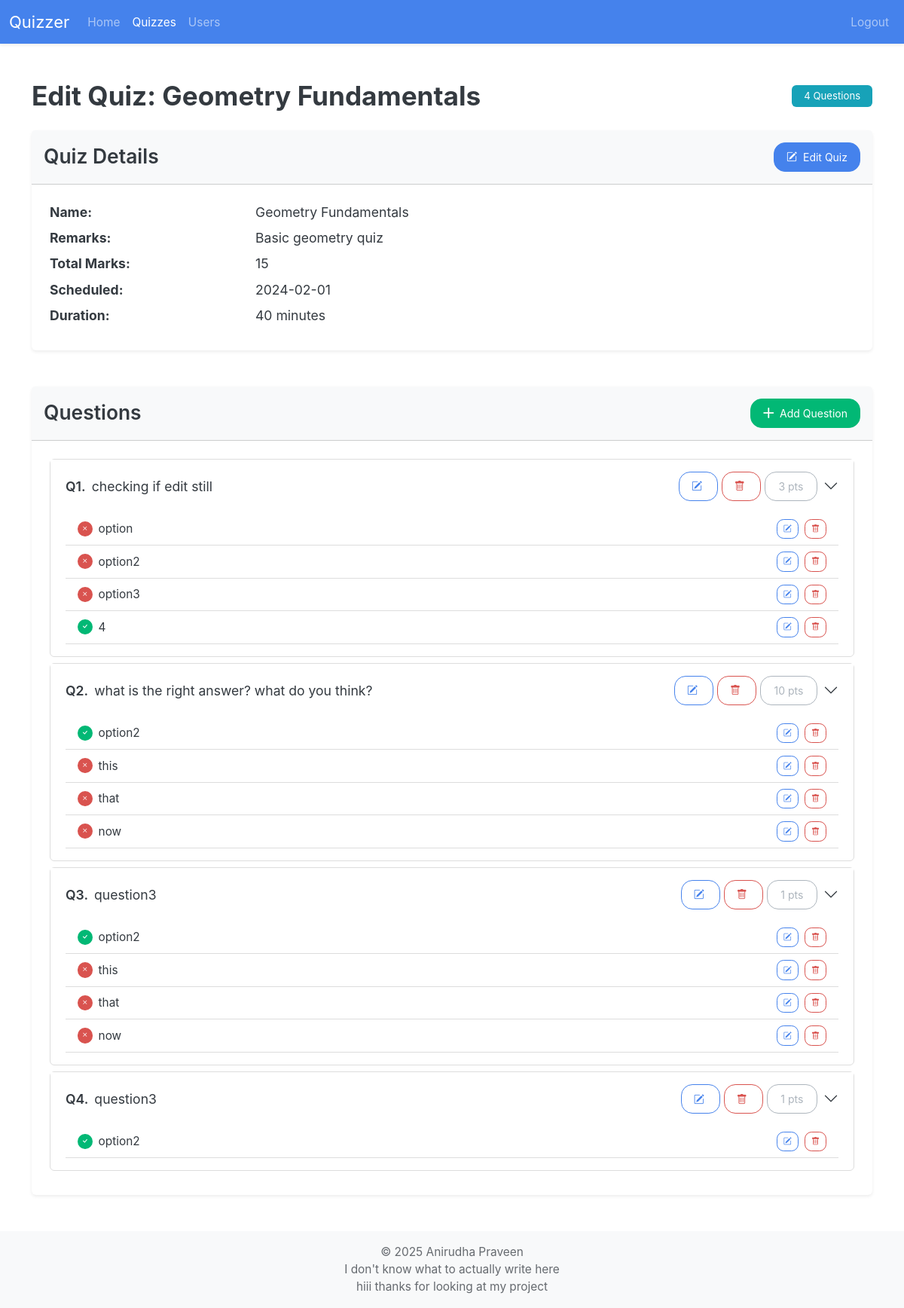
The app's page /admin/quiz/3 (signed in) with its own data.
### models/models.py (models this page shows)
class Quiz(db.Model):
    __tablename__ = "quiz"
    quiz_id: Mapped[id_pk]
    quiz_name: Mapped[str]
    chapter_id: Mapped[int]
    subject_id: Mapped[int]
    date: Mapped[Optional[date]]
    duration: Mapped[Optional[int]]  # minutes? hopefully
    remarks: Mapped[str]
    total_marks: Mapped[int] = mapped_column(default=0)
    questions: Mapped[List["Question"]] = relationship(
        back_populates="quiz", cascade="all,delete-orphan"
    )
    quiz_attempts: Mapped[List["QuizAttempt"]] = relationship(
        back_populates="quiz", cascade="all,delete-orphan"
    )
    chapter: Mapped["Chapter"] = relationship(back_populates="quizzes") # maybe change this
    __table_args__ = (
        ForeignKeyConstraint(
            ['subject_id', 'chapter_id'],  # Composite foreign key
            ['chapter.subject_id', 'chapter.chapter_id']
        ),
    )

class Question(db.Model):
    __tablename__ = "question"
    quiz_id: Mapped[int] = mapped_column(ForeignKey("quiz.quiz_id"))
    question_id: Mapped[id_pk]
    text: Mapped[str]
    marks: Mapped[int]
    quiz: Mapped["Quiz"] = relationship(back_populates="questions")
    options: Mapped[List["Option"]] = relationship(
        back_populates="question", cascade="all,delete-orphan"
    )
    is_msq: Mapped[bool] = mapped_column(default=False)

class Option(db.Model):
    __tablename__ = "option"
    option_id: Mapped[id_pk]
    question_id: Mapped[int] = mapped_column(ForeignKey("question.question_id"))
    text: Mapped[str]
    is_correct: Mapped[bool] = mapped_column(
        default=False
    )  # Assuming default is not correct
    question: Mapped["Question"] = relationship(back_populates="options")
    question_attempts: Mapped[List["QuestionAttempt"]] = relationship(
        secondary="selected_option",
        back_populates="selected_options"
    )

### routes/admin_routes.py (the view, shortened to what this page needs)
@admin_bp.route("quiz/<int:quiz_id>", methods=["GET", "POST"])
def edit_quiz(quiz_id):
    quiz = select_quiz(quiz_id)
    if not quiz:
        return jsonify({"errors":[f"quiz with quiz_id {quiz_id} not found"]}),404
    return render_template(
        "admin/quiz.html",
        quiz=quiz,
        quiz_form=QuizForm(),
        question_form=QuestionForm(),
        edit_question_form=editQuestionForm(),
        option_form=OptionForm()
    )

### app.py (called while the page is built)
@app.template_global()
def is_active(page_name):
    return "active" if request.endpoint == page_name else ""

### routes/__init__.py (called while the page is built)
def init_login_manager(app):
    login_manager = LoginManager()
    login_manager.init_app(app)
    login_manager.login_view = "auth.login"  # goes to the login() function in auth_bp
    @login_manager.user_loader
    def load_user(user_id):
        return db.session.scalar(select(User).where(User.user_id == user_id))

### routes/admin_routes.py (called while the page is built)
@admin_bp.before_request
def require_admin():
    if not current_user.is_authenticated or current_user.username != "admin":
        return current_app.login_manager.unauthorized()

### utils/db_utils.py (called while the page is built)
def select_quiz(quiz_id):
    return db.session.scalar(select(Quiz).where(Quiz.quiz_id == quiz_id))

### templates/admin/quiz.html (shortened to what this page needs)
{% extends "base.html" %}  {% block body %} {% include "admin/nav.html" %}
<div class="container py-5">
  <div class="d-flex justify-content-between align-items-center mb-4">
    <h2 class="mb-0 fw-bold">Edit Quiz: {{ quiz.quiz_name }}</h2>
    <span class="badge bg-info">{{ quiz.questions|length }} Questions</span>
  </div>
  <div class="card shadow-sm mb-5 border-0">
    <div
      class="card-header bg-light py-3 d-flex justify-content-between align-items-center"
    >
      <h4 class="mb-0 fw-semibold">Quiz Details</h4>
      <button
        class="btn btn-primary btn px-3"
        data-bs-toggle="modal"
        data-bs-target="#editQuizModal"
        data-bs-tooltip="tooltip"
        title="Edit quiz details"
        onclick='updateModalFormAction(
                "{{ url_for("admin.edit_quiz", quiz_id=quiz.quiz_id) }}",
                "editQuizModal",
                {{
                  {
                  "quiz_name": quiz.quiz_name,
                  "remarks": quiz.remarks,
                  "date": quiz.date.isoformat() if quiz.date else 0,
                  "duration": quiz.duration  if quiz.duration else "",
                  }
                }}
              )'
      >
        <i class="bi bi-pencil-square me-1"></i> Edit Quiz
      </button>
    </div>
    <div class="card-body p-4">
      <dl class="row mb-0">
        <dt class="col-sm-3">Name:</dt>
        <dd class="col-sm-9">{{ quiz.quiz_name }}</dd>
        <dt class="col-sm-3">Remarks:</dt>
        <dd class="col-sm-9">{{ quiz.remarks }}</dd>
        <dt class="col-sm-3">Total Marks:</dt>
        <dd class="col-sm-9">{{ quiz.total_marks}}</dd>
        {% if quiz.date %}
        <dt class="col-sm-3">Scheduled:</dt>
        <dd class="col-sm-9">{{ quiz.date }}</dd>
        {% endif %} {% if quiz.duration %}
        <dt class="col-sm-3">Duration:</dt>
        <dd class="col-sm-9">{{ quiz.duration }} minutes</dd>
        {% endif %}
      </dl>
    </div>
  </div>
  <div class="card shadow-sm border-0">
    <div
      class="card-header bg-light py-3 d-flex justify-content-between align-items-center"
    >
      <h4 class="mb-0 fw-semibold">Questions</h4>
      <button
        class="btn btn-success btn px-3"
        data-bs-toggle="modal"
        data-bs-target="#createQuestionModal"
        data-bs-tooltip="tooltip"
        title="Add new question"
      >
        <i class="bi bi-plus-lg me-1"></i> Add Question
      </button>
    </div>
    <div class="card-body p-4">
      {% if quiz.questions %}
      <div class="accordion accordion-flush" id="questionsAccordion">
        {% for question in quiz.questions %}
        <div class="accordion-item border mb-2 rounded">
          <h2 class="accordion-header" id="heading{{ question.question_id }}">
            <button
              class="accordion-button collapsed py-3"
              type="button"
              data-bs-toggle="collapse"
              data-bs-target="#collapse{{ question.question_id }}"
              aria-expanded="true"
              aria-controls="collapse{{ question.question_id }}"
            >
              <div class="d-flex align-items-center gap-2 w-100">
                <span class="fw-semibold">Q{{ loop.index }}.</span>
                <span class="flex-grow-1">{{ question.text }}</span>
                <span>
                  <a
                    class="btn btn-outline-primary btn px-3"
                    data-bs-toggle="modal"
                    data-bs-target="#editQuestionModal"
                    data-bs-tooltip="tooltip"
                    title="Edit question"
                    onclick='updateModalFormAction(
                    "{{ url_for("admin.edit_question", quiz_id=quiz.quiz_id, question_id=question.question_id) }}",
                    "editQuestionModal",
                    {{
                      {
                        "text": question.text,
                        "marks": question.marks,
                        }
                    }}
                  )'
                  >
                    <i class="bi bi-pencil-square me-1"></i>
                  </a>
                  <a
                    class="btn btn-outline-danger btn px-3"
                    data-bs-tooltip="tooltip"
                    title="Delete question"
                    onclick="handleDelete('{{ url_for('admin.edit_question', quiz_id=quiz.quiz_id, question_id=question.question_id) }}', '{{ question.text }}')"
                  >
                    <i class="bi bi-trash me-1"></i>
                  </a>
                  <a class="btn btn-outline-secondary"
                    >{{ question.marks }} pts</a
                  >
                </span>
              </div>
            </button>
          </h2>
          <div
            id="collapse{{ question.question_id }}"
            class="accordion-collapse expand"
            aria-labelledby="heading{{ question.question_id }}"
          >
            <div class="accordion-body pt-0">
              {% if question.options %}
              <div class="mt-0">
                <ul class="list-group list-group-flush">
                  {% for option in question.options %}
                  <li
                    class="list-group-item border-bottom py-2 d-flex align-items-center justify-content-between"
                  >
                    <div class="d-flex align-items-center gap-2">
                      {% if option.is_correct %}
                      <span class="badge bg-success rounded-circle p-1">
                        <i class="bi bi-check"></i>
                      </span>
                      {% else %}
                      <span class="badge bg-danger rounded-circle p-1">
                        <i class="bi bi-x"></i>
                      </span>
                      {% endif %}
                      <span>{{ option.text }}</span>
                    </div>
                    <div>
                      <a
                        class="btn btn-sm btn-outline-primary me-1"
                        data-bs-toggle="modal"
                        data-bs-target="#editOptionModal"
                        data-bs-tooltip="tooltip"
                        title="Edit option"
                        onclick='updateModalFormAction(
                                "{{ url_for("admin.edit_option", option_id=option.option_id) }}",
                                "editOptionModal",
                                {{
                                  {
                                    "text": option.text,
                                    "is_correct": option.is_correct,
                                  } | tojson
                                }}
                              )'
                      >
                        <i class="bi bi-pencil-square"></i>
                      </a>
                      <a
                        class="btn btn-sm btn-outline-danger"
                        data-bs-tooltip="tooltip"
                        title="Delete option"
                        onclick="handleDelete('{{ url_for('admin.edit_option', option_id=option.option_id) }}', '{{ option.text }}')"
                      >
                        <i class="bi bi-trash"></i>
                      </a>
                    </div>
                  </li>
                  {% endfor %}
                </ul>
              </div>
              {% else %}
              <p class="text-muted mt-3">No options found.</p>
              {% endif %}
            </div>
          </div>
        </div>
        {% endfor %}
      </div>
      {% else %}
      <div class="text-center py-5">
        <p class="text-muted mb-0">No questions added yet.</p>
      </div>
      {% endif %}
    </div>
  </div>
</div>
{% import "macros.html" as macros %} {{ macros.modal_form("editQuizModal", "Edit
url_for('admin.edit_option', option_id=0), option_form) }} {% endblock %}

### records on screen
Quiz: quiz_name "Geometry Fundamentals", remarks "Basic geometry quiz", total_marks "15", date "2024-02-01", duration "40"
Question: text "checking if edit still", marks "3"
Option: is_correct False (drawn), text "option"
Option: is_correct False (drawn), text "option2"
Option: is_correct False (drawn), text "option3"
Option: is_correct True (drawn), text "4"
Question: text "what is the right answer? what do you think?", marks "10"
Option: is_correct True (drawn), text "option2"
Option: is_correct False (drawn), text "this"
Option: is_correct False (drawn), text "that"
Option: is_correct False (drawn), text "now"
Question: text "question3", marks "1"
Option: is_correct True (drawn), text "option2"
Option: is_correct False (drawn), text "this"
Option: is_correct False (drawn), text "that"
Option: is_correct False (drawn), text "now"
Question: text "question3", marks "1"
Option: is_correct True (drawn), text "option2"

### other values on screen
{{ quiz.questions|length }} "4"
